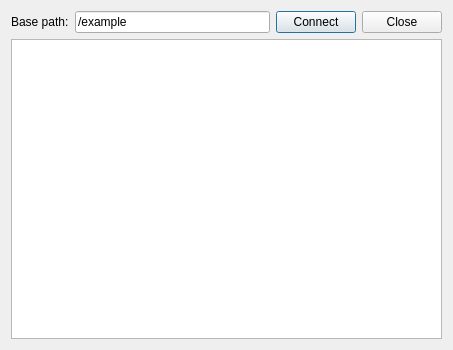
<?xml version="1.0" encoding="UTF-8"?>
<ui version="4.0">
 <class>SubscriberDialog</class>
 <widget class="QDialog" name="SubscriberDialog">
  <property name="geometry">
   <rect>
    <x>0</x>
    <y>0</y>
    <width>453</width>
    <height>239</height>
   </rect>
  </property>
  <property name="windowTitle">
   <string>Subscriber</string>
  </property>
  <layout class="QVBoxLayout" name="verticalLayout">
   <item>
    <layout class="QHBoxLayout" name="horizontalLayout">
     <item>
      <widget class="QLabel" name="label">
       <property name="sizePolicy">
        <sizepolicy hsizetype="Preferred" vsizetype="Fixed">
         <horstretch>0</horstretch>
         <verstretch>0</verstretch>
        </sizepolicy>
       </property>
       <property name="text">
        <string>Base path:</string>
       </property>
      </widget>
     </item>
     <item>
      <widget class="QLineEdit" name="basePath">
       <property name="sizePolicy">
        <sizepolicy hsizetype="MinimumExpanding" vsizetype="Fixed">
         <horstretch>0</horstretch>
         <verstretch>0</verstretch>
        </sizepolicy>
       </property>
       <property name="text">
        <string>/example</string>
       </property>
      </widget>
     </item>
     <item>
      <widget class="QPushButton" name="connectButton">
       <property name="sizePolicy">
        <sizepolicy hsizetype="Fixed" vsizetype="Fixed">
         <horstretch>0</horstretch>
         <verstretch>0</verstretch>
        </sizepolicy>
       </property>
       <property name="text">
        <string>Connect</string>
       </property>
      </widget>
     </item>
     <item>
      <widget class="QDialogButtonBox" name="buttonBox">
       <property name="sizePolicy">
        <sizepolicy hsizetype="Fixed" vsizetype="Fixed">
         <horstretch>0</horstretch>
         <verstretch>0</verstretch>
        </sizepolicy>
       </property>
       <property name="orientation">
        <enum>Qt::Horizontal</enum>
       </property>
       <property name="standardButtons">
        <set>QDialogButtonBox::Close</set>
       </property>
      </widget>
     </item>
    </layout>
   </item>
   <item>
    <widget class="QTableWidget" name="tableWidget">
     <property name="minimumSize">
      <size>
       <width>0</width>
       <height>300</height>
      </size>
     </property>
    </widget>
   </item>
  </layout>
 </widget>
 <resources/>
 <connections>
  <connection>
   <sender>buttonBox</sender>
   <signal>accepted()</signal>
   <receiver>SubscriberDialog</receiver>
   <slot>accept()</slot>
   <hints>
    <hint type="sourcelabel">
     <x>248</x>
     <y>254</y>
    </hint>
    <hint type="destinationlabel">
     <x>157</x>
     <y>274</y>
    </hint>
   </hints>
  </connection>
  <connection>
   <sender>buttonBox</sender>
   <signal>rejected()</signal>
   <receiver>SubscriberDialog</receiver>
   <slot>reject()</slot>
   <hints>
    <hint type="sourcelabel">
     <x>316</x>
     <y>260</y>
    </hint>
    <hint type="destinationlabel">
     <x>286</x>
     <y>274</y>
    </hint>
   </hints>
  </connection>
 </connections>
</ui>
